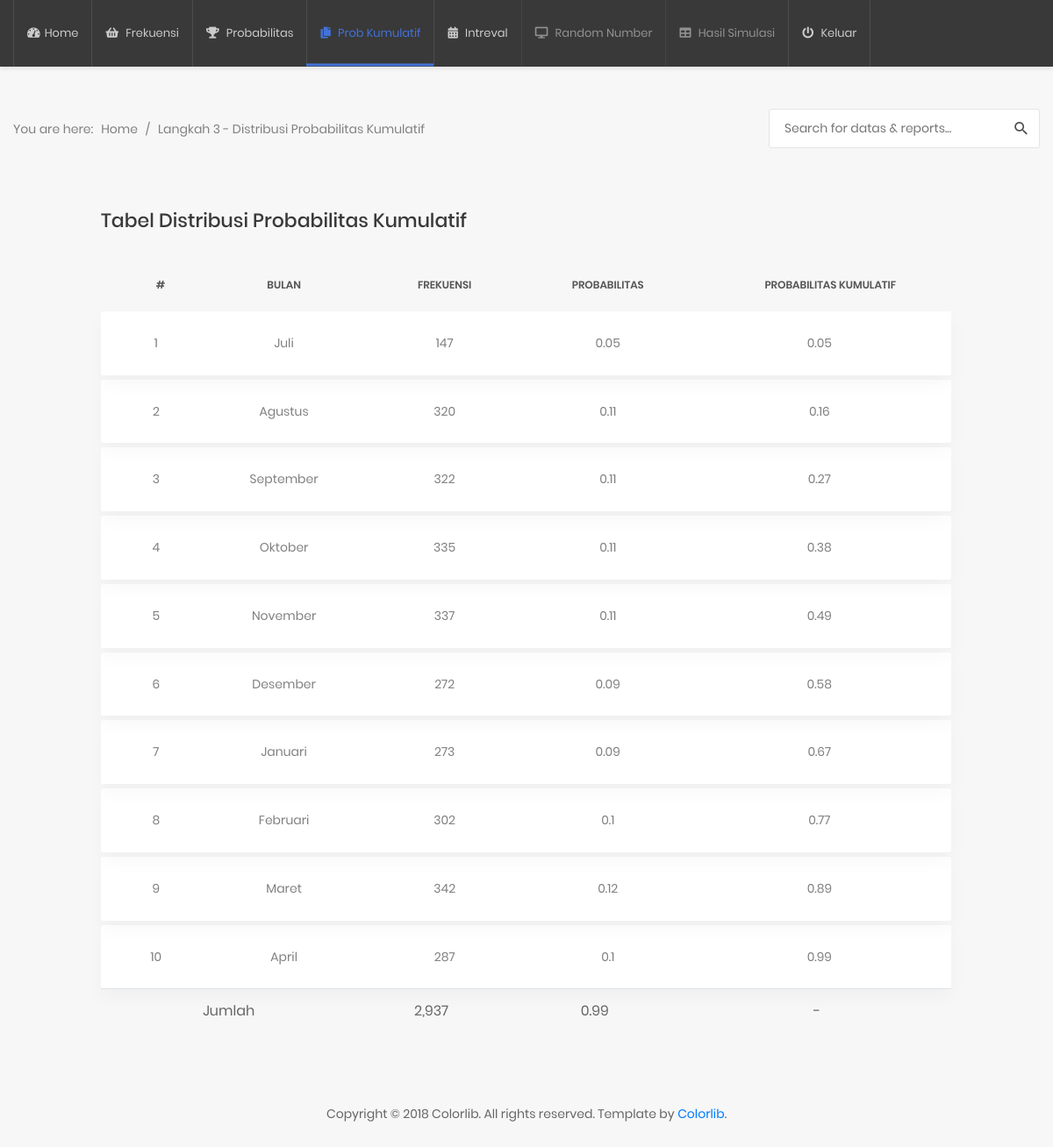
The page /2017-2018/home.php?p=probabilitas-kumulatif on the database its author committed.
### tables this page shows
CREATE TABLE `absen2016_2017` (
  `kd_bulan` varchar(10) NOT NULL,
  `kehadiran` int(5) NOT NULL
);

CREATE TABLE `bulan` (
  `kd_bulan` varchar(10) NOT NULL,
  `nama_bulan` varchar(10) NOT NULL
);

### 2017-2018/probabilitas-kumulatif.php (the view)
<div class="page-content--bgf7">
    <section class="au-breadcrumb2">
        <div class="container">
            <div class="row">
                <div class="col-md-12">
                    <div class="au-breadcrumb-content">
                        <div class="au-breadcrumb-left">
                            <span class="au-breadcrumb-span">You are here:</span>
                            <ul class="list-unstyled list-inline au-breadcrumb__list">
                                <li class="list-inline-item active">
                                    <a href="#">Home</a>
                                </li>
                                <li class="list-inline-item seprate">
                                    <span>/</span>
                                </li>
                                <li class="list-inline-item">Langkah 3 - Distribusi Probabilitas Kumulatif</li>
                            </ul>
                        </div>
                        <form class="au-form-icon--sm" action="" method="post">
                            <input class="au-input--w300 au-input--style2" type="text" placeholder="Search for datas &amp; reports...">
                            <button class="au-btn--submit2" type="submit">
                                <i class="zmdi zmdi-search"></i>
                            </button>
                        </form>
                    </div>
                </div>
            </div>
        </div>
    </section>
    <section class="p-t-20">
        <div class="container">
            <div class="row">
                <div class="col-md-10 offset-1">
                    <h3 class="title-5 m-b-35">Tabel Distribusi Probabilitas Kumulatif</h3>
                    <div class="table-responsive table-responsive-data2">
                        <table class="table table-data2 text-center">
                            <thead>
                                <tr>
                                    <th> # </th>
                                    <th>Bulan</th>
                                    <th>Frekuensi</th>
                                    <th>Probabilitas</th>
                                    <th>probabilitas Kumulatif</th>
                                </tr>
                            </thead>
                            <tbody>
                                <?php
                                $totals = mysqli_query($con, "SELECT SUM(kehadiran) AS total FROM absen2016_2017") or die(mysqli_error($con));
                                $total = mysqli_fetch_array($totals);
                                $no = 1;
                                $sqls = mysqli_query($con, "SELECT * FROM absen2016_2017 a INNER JOIN bulan b ON a.kd_bulan = b.kd_bulan") or die(mysqli_error($con));
                                foreach ($sqls as $sql) { ?>
                                <tr class="spacer"></tr>
                                <tr class="tr-shadow">
                                    <td><?= $no ?></td>
                                    <td><?= $sql['nama_bulan'] ?></td>
                                    <td><?= $sql['kehadiran'] ?></td>
                                    <td><?= $prob = round($sql['kehadiran'] / $total['total'], 2) ?></td>
                                    <td><?= @$probkum += $prob  ?></td>
                                </tr>
                                <?php $no++ ?>
                                <?php @$jmlfreq += $sql['kehadiran'] ?>
                                <?php @$jmlprob  += $prob ?>
                                <?php } ?>
                            </tbody>
                            <tfoot>
                                <tr>
                                    <td colspan="2">Jumlah</td>
                                    <td><?= number_format($jmlfreq) ?></td>
                                    <td><?= $jmlprob ?></td>
                                    <td> - </td>
                                </tr>
                            </tfoot>
                        </table>
                    </div>
                </div>
            </div>
        </div>
    </section>

### rows shown on the page
absen2016_2017: kd_bulan.nama_bulan "Juli", kehadiran "147", total "0.05", prob "0.05"
absen2016_2017: kd_bulan.nama_bulan "Agustus", kehadiran "320", total "0.11", prob "0.16"
absen2016_2017: kd_bulan.nama_bulan "September", kehadiran "322", total "0.11", prob "0.27"
absen2016_2017: kd_bulan.nama_bulan "Oktober", kehadiran "335", total "0.11", prob "0.38"
absen2016_2017: kd_bulan.nama_bulan "November", kehadiran "337", total "0.11", prob "0.49"
absen2016_2017: kd_bulan.nama_bulan "Desember", kehadiran "272", total "0.09", prob "0.58"
absen2016_2017: kd_bulan.nama_bulan "Januari", kehadiran "273", total "0.09", prob "0.67"
absen2016_2017: kd_bulan.nama_bulan "Februari", kehadiran "302", total "0.1", prob "0.77"
absen2016_2017: kd_bulan.nama_bulan "Maret", kehadiran "342", total "0.12", prob "0.89"
absen2016_2017: kd_bulan.nama_bulan "April", kehadiran "287", total "0.1", prob "0.99"

### other values the page prints
$jmlfreq "2,937"
$jmlprob "0.99"
